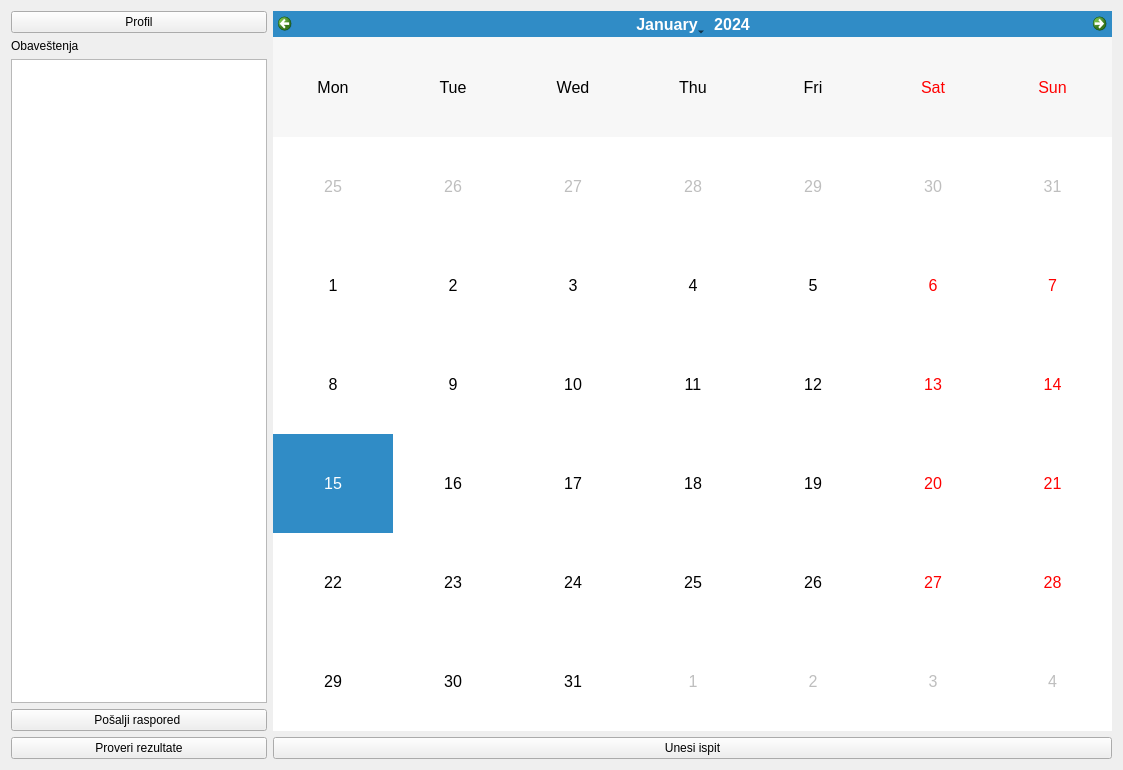
<?xml version="1.0" encoding="UTF-8"?>
<ui version="4.0">
 <class>Calendar</class>
 <widget class="QWidget" name="Calendar">
  <property name="windowModality">
   <enum>Qt::NonModal</enum>
  </property>
  <property name="geometry">
   <rect>
    <x>0</x>
    <y>0</y>
    <width>1123</width>
    <height>770</height>
   </rect>
  </property>
  <property name="windowTitle">
   <string>Form</string>
  </property>
  <property name="layoutDirection">
   <enum>Qt::LeftToRight</enum>
  </property>
  <layout class="QHBoxLayout" name="horizontalLayout">
   <item>
    <layout class="QVBoxLayout" name="verticalLayout_2">
     <item>
      <widget class="QPushButton" name="pbProfile">
       <property name="text">
        <string>Profil</string>
       </property>
      </widget>
     </item>
     <item>
      <widget class="QLabel" name="label">
       <property name="text">
        <string>Obaveštenja</string>
       </property>
      </widget>
     </item>
     <item>
      <widget class="QTextEdit" name="textEdit">
       <property name="sizePolicy">
        <sizepolicy hsizetype="Fixed" vsizetype="Expanding">
         <horstretch>0</horstretch>
         <verstretch>0</verstretch>
        </sizepolicy>
       </property>
      </widget>
     </item>
     <item>
      <widget class="QPushButton" name="pbSendMail">
       <property name="text">
        <string>Pošalji raspored </string>
       </property>
      </widget>
     </item>
     <item>
      <widget class="QPushButton" name="pbCheckUrl">
       <property name="text">
        <string>Proveri rezultate</string>
       </property>
      </widget>
     </item>
    </layout>
   </item>
   <item>
    <layout class="QVBoxLayout" name="verticalLayout_3">
     <item>
      <widget class="QCalendarWidget" name="calendarWidget">
       <property name="font">
        <font>
         <pointsize>12</pointsize>
         <italic>false</italic>
         <bold>false</bold>
         <kerning>true</kerning>
        </font>
       </property>
       <property name="contextMenuPolicy">
        <enum>Qt::DefaultContextMenu</enum>
       </property>
       <property name="acceptDrops">
        <bool>false</bool>
       </property>
       <property name="autoFillBackground">
        <bool>true</bool>
       </property>
       <property name="gridVisible">
        <bool>false</bool>
       </property>
       <property name="verticalHeaderFormat">
        <enum>QCalendarWidget::NoVerticalHeader</enum>
       </property>
       <property name="navigationBarVisible">
        <bool>true</bool>
       </property>
      </widget>
     </item>
     <item>
      <widget class="QPushButton" name="pbNewExam">
       <property name="text">
        <string>Unesi ispit</string>
       </property>
      </widget>
     </item>
    </layout>
   </item>
  </layout>
 </widget>
 <resources/>
 <connections/>
</ui>
